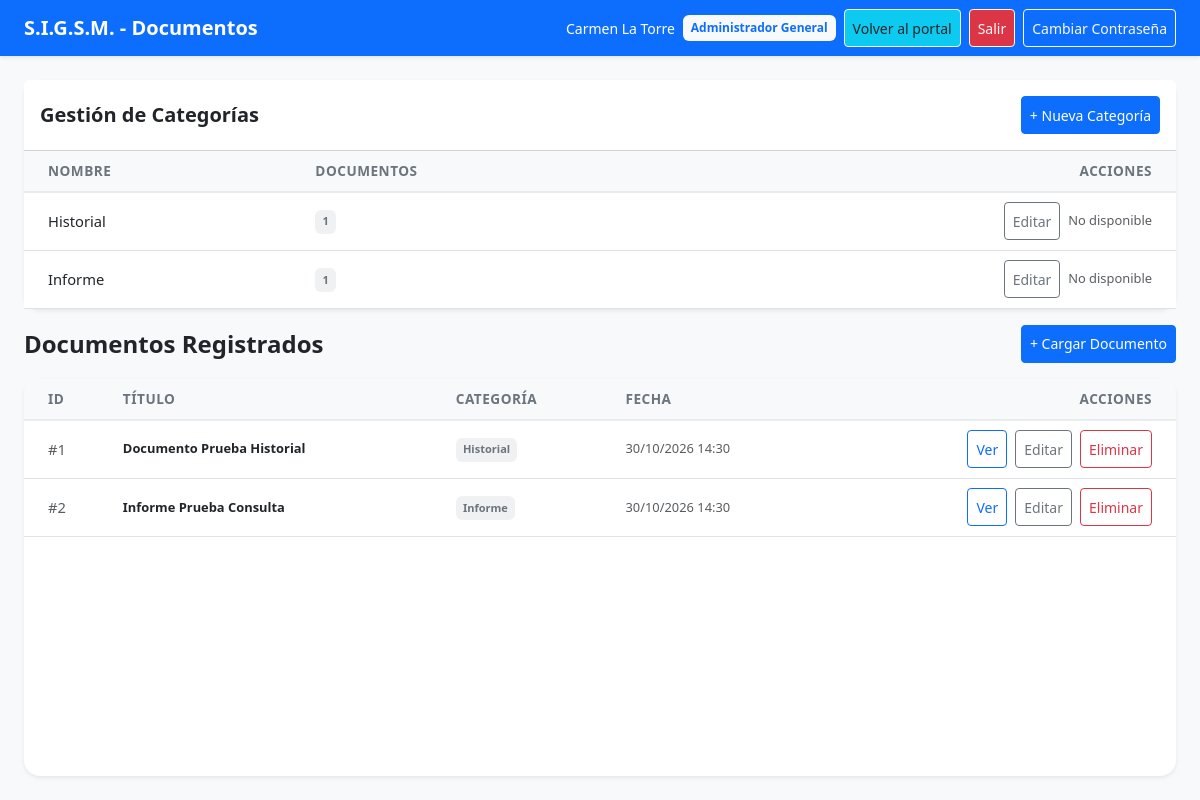
Screenshot of /views/documentos.php (signed in) with the database file from the repository.
### tables this page shows
CREATE TABLE categoria_documento (
id_categoria INT PRIMARY KEY AUTO_INCREMENT,
nombre VARCHAR(255) NOT NULL,
descripcion TEXT
);

CREATE TABLE documento (
id_documento INT PRIMARY KEY AUTO_INCREMENT,
id_categoria INT,
id_usuario_carga INT,
titulo VARCHAR(255) NOT NULL,
url_archivo VARCHAR(255) NOT NULL,
fecha_carga DATETIME DEFAULT CURRENT_TIMESTAMP,
FOREIGN KEY (id_categoria) REFERENCES categoria_documento(id_categoria) ON DELETE RESTRICT,
FOREIGN KEY (id_usuario_carga) REFERENCES usuario(id_usuario) ON DELETE RESTRICT
);

### includes/auth_middleware.php (called while the page is built, shortened)
<?php
if (!function_exists('e')) {
    function e($datoV) {
        return htmlspecialchars($datoV ?? '', ENT_QUOTES | ENT_SUBSTITUTE, 'UTF-8');
    }
}
function obtenerPermisosPorRol($rolNom) {
    $rolNom = (string)$rolNom;
    $mapa = [
        'Administrador General' => [
            'ver_documentos', 'cargar_documentos', 'eliminar_documentos',
            'ver_encuestas', 'gestionar_encuestas', 'ver_respuestas_encuestas',
            'ver_traslados', 'crear_traslado', 'actualizar_estado_traslado', 'asignar_traslado',
            'ver_vehiculos', 'gestionar_vehiculos',
            'gestionar_usuarios',
            'gestionar_categorias',
        ],
        'Enfermería' => [
            'ver_documentos', 'cargar_documentos',
            'ver_encuestas',
            'ver_traslados', 'crear_traslado', 'ver_vehiculos',
        ],
        'Médico' => [
            'ver_documentos', 'cargar_documentos',
            'ver_encuestas',
            'ver_traslados', 'crear_traslado', 'ver_vehiculos',
        ],
        'IT' => [
            'ver_documentos',
            'ver_encuestas', 'gestionar_encuestas', 'ver_respuestas_encuestas', 'gestionar_categorias',
            'ver_traslados', 'actualizar_estado_traslado', 'ver_vehiculos', 'gestionar_vehiculos',
        ],
        'Transporte' => [
            'ver_traslados', 'actualizar_estado_traslado', 'ver_vehiculos', 'gestionar_vehiculos',
        ],
    ];
    return $mapa[$rolNom] ?? [];
}
function tienePermiso($permiso) {
    $permisos = obtenerPermisosPorRol($_SESSION['role_name']);
    return in_array($permiso, $permisos, true);
}
function obtenerRol() {
    return $_SESSION['role_name'] ?? 'Invitado';
}

### models/Documento.php (called while the page is built, shortened)
<?php
class Documento {
    private $conexion;
    public function __construct($bd) {
        $this->conexion = $bd;
    }
    public function listar() {
        $sql = '
            SELECT d.id_documento, d.titulo, d.url_archivo, d.fecha_carga, d.id_categoria, c.nombre AS categoria
            FROM documento d
            LEFT JOIN categoria_documento c ON d.id_categoria = c.id_categoria
            ORDER BY d.fecha_carga DESC
        ';
        $prep = $this->conexion->prepare($sql);
        $prep->execute();
        return $prep->fetchAll();
    }
    public function listarCategorias() {
        $sql = 'SELECT id_categoria, nombre FROM categoria_documento ORDER BY nombre ASC';
        $prep = $this->conexion->prepare($sql);
        $prep->execute();
        return $prep->fetchAll();
    }
    public function contarDocumentosPorCategoria($catId) {
        $sql = 'SELECT COUNT(*) as total FROM documento WHERE id_categoria = :id';
        $prep = $this->conexion->prepare($sql);
        $prep->bindParam(':id', $catId, PDO::PARAM_INT);
        $prep->execute();
        $salida = $prep->fetch(PDO::FETCH_ASSOC);
        return $salida['total'] ?? 0;
    }
}

### views/documentos.php (the view, shortened to what this page needs)
<?php
require_once __DIR__ . '/../includes/auth_middleware.php';
require_once __DIR__ . '/../models/Documento.php';
$baseObj = new Database();
$bd = $baseObj->getConnection();
$modDoc = new Documento($bd);
$docs = $modDoc->listar();
$cats = $modDoc->listarCategorias();
$permCargar = tienePermiso('cargar_documentos');
$permAdmin = tienePermiso('eliminar_documentos');
$permCat = tienePermiso('gestionar_categorias');
$rolNom = obtenerRol();
$nomUsu = $_SESSION['user_name'] ?? 'Usuario';
?>
<!DOCTYPE html>
<html lang="es">
<head>
    <link href="https://cdn.jsdelivr.net/npm/bootstrap@5.3.0/dist/css/bootstrap.min.css" rel="stylesheet">
    <link rel="stylesheet" href="../assets/css/mobile.css">
</head>
<body class="d-flex flex-column min-vh-100 bg-light">
    <nav class="navbar navbar-dark bg-primary shadow-sm flex-shrink-0">
        <div class="container-fluid px-3 px-lg-4">
            <a class="navbar-brand fw-bold mb-0" href="index.php">S.I.G.S.M. - Documentos</a>
            <div class="d-flex align-items-center gap-2">
                <span class="text-white small d-none d-sm-inline"><?= e($nomUsu) ?></span>
                <span class="badge bg-light text-primary"><?= e($rolNom) ?></span>
                <a href="../../index.php" class="btn text-dark btn-sm btn-outline-light btn-info d-inline-flex align-items-center">
                    Volver al portal
                </a>
                <a href="logout.php" class="btn btn-sm btn-outline-light btn-danger text-light d-inline-flex align-items-center justify-content-center">
                    Salir
                </a>
                <a href="cambiar_password.php" class="btn btn-outline-light btn-sm d-inline-flex align-items-center">Cambiar Contraseña</a>
            </div>
        </div>
    </nav>
    <main class="flex-grow-1 d-flex flex-column p-3 p-lg-4">
        <?php if ($permCat): ?>
            <div class="card border-0 shadow-sm mb-3 flex-shrink-0">
                <div class="card-header bg-white py-3 d-flex justify-content-between align-items-center">
                    <h5 class="mb-0 fw-bold">Gestión de Categorías</h5>
                    <button class="btn btn-primary btn-sm" data-bs-toggle="modal" data-bs-target="#crearCategoriaModal">
                        + Nueva Categoría
                    </button>
                </div>
                <div class="card-body p-0">
                    <div class="table-responsive">
                        <table class="table table-sm table-hover align-middle mb-0">
                            <thead class="bg-light">
                                <tr>
                                    <th class="ps-4">Nombre</th>
                                    <th>Documentos</th>
                                    <th class="text-end pe-4">Acciones</th>
                                </tr>
                            </thead>
                            <tbody>
                                <?php if (empty($cats)): ?>
                                    <tr><td colspan="3" class="text-center py-3 text-muted">No hay categorías registradas.</td></tr>
                                <?php else: ?>
                                    <?php foreach ($cats as $catFila): ?>
                                        <?php $cant = $modDoc->contarDocumentosPorCategoria($catFila['id_categoria']); ?>
                                        <tr>
                                            <td class="ps-4 fw-medium"><?= e($catFila['nombre']) ?></td>
                                            <td><span class="badge bg-secondary bg-opacity-10 text-secondary"><?= $cant ?></span></td>
                                            <td class="text-end pe-4">
                                                <button class="btn btn-sm btn-outline-secondary me-1" data-bs-toggle="modal" data-bs-target="#editarCategoriaModal"
                                                    data-id="<?= (int)$catFila['id_categoria'] ?>"
                                                    data-nombre="<?= e($catFila['nombre']) ?>">Editar</button>
                                                <?php if ($cant === 0): ?>
                                                    <form action="../controllers/DocumentoController.php" method="POST" class="d-inline" onsubmit="return confirm('¿Está seguro de eliminar esta categoría?');">
                                                        <input type="hidden" name="accion" value="eliminar_categoria">
                                                        <input type="hidden" name="id_categoria" value="<?= (int)$catFila['id_categoria'] ?>">
                                                        <input type="hidden" name="csrf_token" value="<?= e(generarTokenCSRF()) ?>">
                                                        <button type="submit" class="btn btn-sm btn-outline-danger">Eliminar</button>
                                                    </form>
                                                <?php else: ?>
                                                    <span class="text-muted small">No disponible</span>
                                                <?php endif; ?>
                                            </td>
                                        </tr>
                                    <?php endforeach; ?>
                                <?php endif; ?>
                            </tbody>
                        </table>
                    </div>
                </div>
            </div>
        <?php endif; ?>
        <div class="d-flex justify-content-between align-items-center mb-3 flex-shrink-0">
            <h4 class="fw-bold mb-0">Documentos Registrados</h4>
            <?php if ($permCargar): ?>
                <button class="btn btn-primary btn-sm" data-bs-toggle="modal" data-bs-target="#crearModal">
                    + Cargar Documento
                </button>
            <?php endif; ?>
        </div>
        <div class="card border-0 shadow-sm flex-grow-1 d-flex flex-column overflow-hidden">
            <div class="card-body p-0 d-flex flex-column flex-grow-1 overflow-hidden">
                <div class="table-responsive flex-grow-1 overflow-auto">
                    <table class="table table-hover align-middle mb-0 table-sm">
                        <thead class="sticky-top">
                            <tr>
                                <th class="ps-4 d-none d-md-table-cell">ID</th>
                                <th>Título</th>
                                <th class="d-none d-lg-table-cell">Categoría</th>
                                <th class="d-none d-lg-table-cell">Fecha</th>
                                <th class="text-end pe-4">Acciones</th>
                            </tr>
                        </thead>
                        <tbody>
                            <?php if (empty($docs)): ?>
                                <tr><td colspan="5" class="text-center py-5 text-muted">No hay documentos registrados.</td></tr>
                            <?php else: ?>
                                <?php foreach ($docs as $docFila): ?>
                                    <tr>
                                        <td class="ps-4 fw-medium d-none d-md-table-cell text-muted">#<?= (int)$docFila['id_documento'] ?></td>
                                        <td>
                                            <div class="fw-bold small"><?= e($docFila['titulo']) ?></div>
                                        </td>
                                        <td class="d-none d-lg-table-cell"><span class="badge bg-secondary bg-opacity-10 text-secondary"><?= e($docFila['categoria'] ?? 'Sin categoría') ?></span></td>
                                        <td class="text-muted small d-none d-lg-table-cell"><?= e(date('d/m/Y H:i', strtotime($docFila['fecha_carga']))) ?></td>
                                        <td class="text-end pe-4">
                                            <div class="table-actions d-flex flex-column flex-md-row justify-content-end gap-2">
                                                <a href="../ver_documento.php?id=<?= (int)$docFila['id_documento'] ?>" target="_blank" rel="noopener noreferrer" class="btn btn-sm btn-outline-primary d-inline-flex align-items-center justify-content-center">Ver</a>
                                                <?php if ($permAdmin): ?>
                                                    <button class="btn btn-sm btn-outline-secondary d-inline-flex align-items-center justify-content-center" data-bs-toggle="modal" data-bs-target="#editModal"
                                                        data-id="<?= (int)$docFila['id_documento'] ?>"
                                                        data-titulo="<?= e($docFila['titulo']) ?>"
                                                        data-categoria="<?= (int)$docFila['id_categoria'] ?>">Editar</button>
                                                    <form action="../controllers/DocumentoController.php" method="POST" onsubmit="return confirm('¿Está seguro de eliminar este documento?');">
                                                        <button type="submit" class="btn btn-sm btn-outline-danger d-inline-flex align-items-center justify-content-center">Eliminar</button>
                                                    </form>
                                                <?php endif; ?>
                                            </div>
                                        </td>
                                    </tr>
                                <?php endforeach; ?>
                            <?php endif; ?>
                        </tbody>
                    </table>
                </div>
            </div>
        </div>
    </main>
</body>
</html>

### assets/css/mobile.css (style rules this page uses)
html { font-size: 16px; }
body { font-size: 1rem; line-height: 1.5; text-rendering: optimizeLegibility; -webkit-font-smoothing: antialiased; padding-left: env(safe-area-inset-left); padding-right: env(safe-area-inset-right); padding-bottom: env(safe-area-inset-bottom); }
p, li, label, button, input, select, textarea, .badge, .small { line-height: 1.5; }
.card, .alert, .modal-content { border-radius: 16px; }
.card-body { padding: 1rem; }
.card-header { padding: 0.75rem 1rem; }
.btn, .form-control, .form-select, textarea, select { min-height: 44px; }
.btn-sm { min-height: 38px; }
.table-responsive { overflow-x: auto; }
.table { min-width: 480px; font-size: 0.92rem; }
.table th, .table td { padding: 0.75rem 0.5rem; vertical-align: middle; white-space: normal; }
@media (min-width: 576px) { .btn, .btn-sm { width: auto; } }

### views/documentos.php (style rules this page uses)
.table-sm th, .table-sm td { padding: 0.6rem 0.75rem; vertical-align: middle; }
.table thead th { background-color: #f8f9fa; border-bottom: 2px solid #e9ecef; font-size: 0.85rem; text-transform: uppercase; letter-spacing: 0.5px; color: #6c757d; font-weight: 600; }

### rows the page displays
categoria_documento: nombre "Historial", id_categoria "1", shows "No disponible"
categoria_documento: nombre "Informe", cant "1", shows "No disponible"
documento: id_documento "1", titulo "Documento Prueba Historial", id_categoria.nombre "Historial", fecha_carga "30/10/2026 14:30"
documento: id_documento "2", titulo "Informe Prueba Consulta", id_categoria.nombre "Informe", fecha_carga "30/10/2026 14:30"

### other values shown
$nomUsu "Carmen La Torre"
$rolNom "Administrador General"
